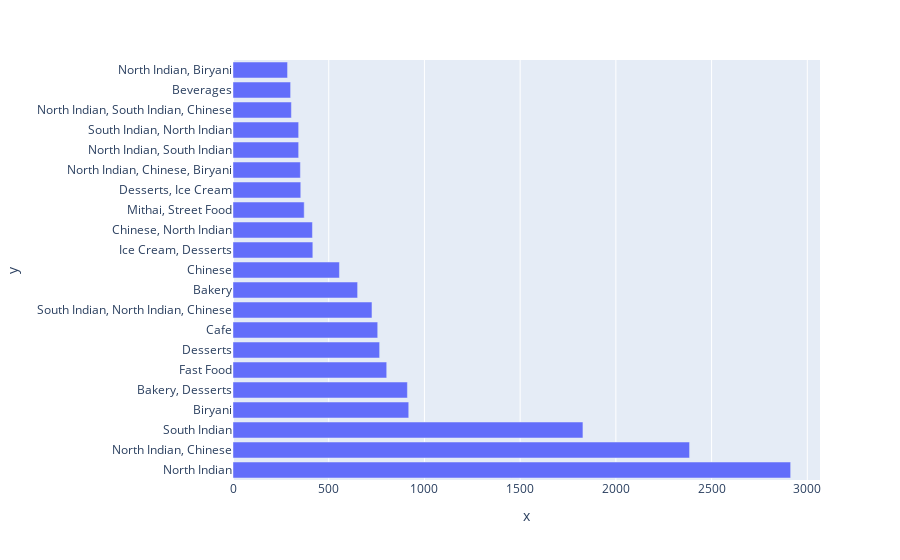

Notebook cell for this chart:
### Code cell
import plotly.express as px
  
fig = px.bar(zomato_df, x = food_count, y = food)
fig.show()

### Figure 1 — Plotly figure (JSON) as saved in the notebook; plotly's stock layout.template omitted (floating-point values rounded to 4 significant figures)
{"data": [{"alignmentgroup": "True", "hovertemplate": "x=%{x}<br>y=%{y}<extra></extra>", "legendgroup": "", "marker": {"color": "#636efa", "pattern": {"shape": ""}}, "name": "", "offsetgroup": "", "orientation": "h", "showlegend": false, "textposition": "auto", "type": "bar", "x": [2913, 2385, 1828, 918, 911, 803, 766, 756, 726, 651, 556, 417, 415, 372, 354, 352, 343, 343, 305, 301, 285], "xaxis": "x", "y": ["North Indian", "North Indian, Chinese", "South Indian", "Biryani", "Bakery, Desserts", "Fast Food", "Desserts", "Cafe", "South Indian, North Indian, Chinese", "Bakery", "Chinese", "Ice Cream, Desserts", "Chinese, North Indian", "Mithai, Street Food", "Desserts, Ice Cream", "North Indian, Chinese, Biryani", "North Indian, South Indian", "South Indian, North Indian", "North Indian, South Indian, Chinese", "Beverages", "North Indian, Biryani"], "yaxis": "y"}], "layout": {"autosize": true, "barmode": "relative", "legend": {"tracegroupgap": 0}, "margin": {"t": 60}, "xaxis": {"anchor": "y", "autorange": true, "domain": [0, 1], "range": [0, 3066.0], "title": {"text": "x"}, "type": "linear"}, "yaxis": {"anchor": "x", "autorange": true, "domain": [0, 1], "range": [-0.5, 20.5], "title": {"text": "y"}, "type": "category"}}}
